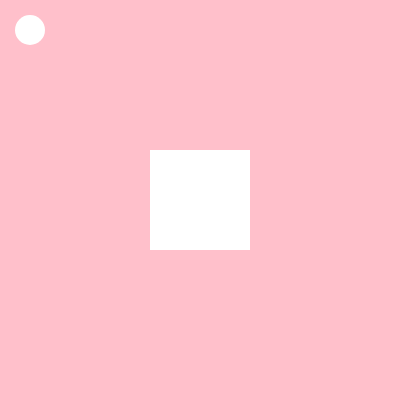
Frame 1 (no input)
Frame 60 (no input): identical to frame 1, image omitted
Frame 120 (the mouse pressed at the canvas centre since frame 60): identical to frame 1, image omitted

The p5.js sketch that drew this single still picture (run headless with seeded random() and noise() and a simulated clock; from frame 60 on, the mouse is pressed at the canvas centre):

// p5.js sketch
// ── sketch.js
function setup() {
  createCanvas(400, 400);
  rectMode(CENTER)
  fill("white")
  noStroke()
}

function draw() {
  background("pink");
  rect(200, 200, 100, 100);
  ellipse(30, 30, 30)
}
